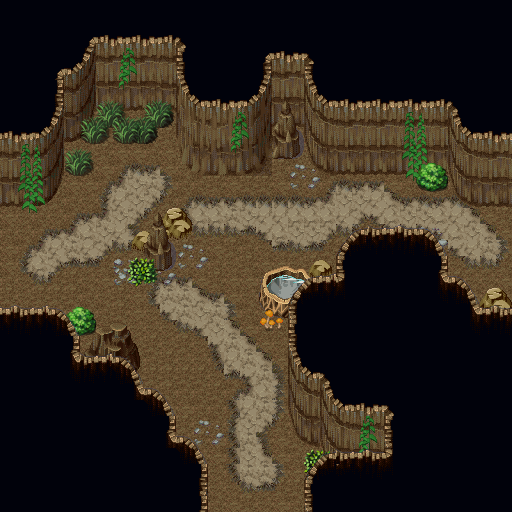

A level layout from a 2D game, rendered from its tile map. Below: a short description, then the map file with tile-grid data replaced by summaries:
An orthogonal 32x32 tile map with 16x16 px tiles, 10 tile layers (Ground, Dirt, Side walls, Rock walls, ...), 7 tilesets and 77 objects.

<map version="1.4" tiledversion="1.4.3" orientation="orthogonal" renderorder="left-up" width="32" height="32" tilewidth="16" tileheight="16" infinite="0" nextlayerid="19" nextobjectid="91">
 <tileset firstgid="1" source="Tilesets/VS Dungeon Set 01/_Tiled_Hanzo-Dungeon01VS.tsx" />
 <tileset firstgid="1025" source="Tilesets/VS Dungeon Set 01/_Tiled_AT-A5-DungeonVX01-Ground.tsx" />
 <tileset firstgid="1033" source="Tilesets/VS Dungeon Set 01/_Tiled_AT-A2-DungeonVX01-GroundTiles.tsx" />
 <tileset firstgid="1177" source="Tilesets/VS Cliff Set 01/Tiled/Hanzo-CliffSet02VS-1.tsx" />
 <tileset firstgid="2201" source="Tilesets/VS Dungeon Set 02/Hanzo-Dungeon02VSb.tsx" />
 <tileset firstgid="3225" source="Tilesets/VS Ruins Town/Hanzo-RuinsTown01VScopy.tsx" />
 <tileset firstgid="4249" source="Tilesets/VS Cliff Set 02/Hanzo-CliffSet02VS-2.tsx" />
 <group id="3" name="Layer 1">
  <layer id="1" name="Ground" width="32" height="32">
   <data>[1024 cells, 499 non-empty, 4 distinct tile ids]</data>
  </layer>
  <layer id="13" name="Dirt" width="32" height="32">
   <data>[1024 cells, 187 non-empty, 24 distinct tile ids]</data>
  </layer>
  <layer id="8" name="Side walls" width="32" height="32">
   <data>[1024 cells, 0 non-empty, 0 distinct tile ids]</data>
  </layer>
  <layer id="9" name="Rock walls" width="32" height="32">
   <data>[1024 cells, 151 non-empty, 55 distinct tile ids]</data>
  </layer>
  <layer id="14" name="BackObstacles" width="32" height="32">
   <data>[1024 cells, 32 non-empty, 24 distinct tile ids]</data>
  </layer>
  <layer id="12" name="Obstacles" width="32" height="32">
   <data>[1024 cells, 121 non-empty, 76 distinct tile ids]</data>
  </layer>
  <layer id="15" name="FrontObstacles" width="32" height="32">
   <data>[1024 cells, 26 non-empty, 24 distinct tile ids]</data>
  </layer>
 </group>
 <group id="4" name="Layer 2">
  <layer id="11" name="Rock (void)" width="32" height="32">
   <data>[1024 cells, 386 non-empty, 3 distinct tile ids]</data>
  </layer>
  <layer id="7" name="Walls" width="32" height="32">
   <data>[1024 cells, 166 non-empty, 50 distinct tile ids]</data>
  </layer>
  <layer id="18" name="ObstaclesP2" width="32" height="32">
   <data>[1024 cells, 5 non-empty, 5 distinct tile ids]</data>
  </layer>
 </group>
 <group id="21" name="Ops">
  <objectgroup color="#ff0000" id="16" name="Collision Layer">
   <object id="3" x="304" y="480" width="16" height="32" />
   <object id="4" x="288" y="432" width="32" height="16" />
   <object id="7" x="288" y="320" width="16" height="112" />
   <object id="8" x="256" y="256" width="96" height="64" />
   <object id="9" x="352" y="256" width="96" height="16" />
   <object id="11" x="464" y="336" width="48" height="16" />
   <object id="12" x="464" y="304" width="16" height="32" />
   <object id="13" x="432" y="304" width="32" height="16" />
   <object id="14" x="432" y="272" width="16" height="32" />
   <object id="15" x="480" y="288" width="32" height="32" />
   <object id="16" x="416" y="160" width="32" height="32" />
   <object id="18" x="448" y="176" width="16" height="32" />
   <object id="19" x="464" y="192" width="48" height="16" />
   <object id="20" x="304" y="160" width="112" height="16" />
   <object id="21" x="256" y="144" width="64" height="16" />
   <object id="23" x="192" y="160" width="80" height="16" />
   <object id="25" x="176" y="96" width="16" height="80" />
   <object id="26" x="96" y="96" width="80" height="16" />
   <object id="27" x="80" y="96" width="16" height="48" />
   <object id="28" x="64" y="128" width="16" height="16" />
   <object id="29" x="48" y="128" width="16" height="80" />
   <object id="30" x="0" y="192" width="48" height="16" />
   <object id="31" x="0" y="336" width="80" height="16" />
   <object id="32" x="64" y="352" width="16" height="48" />
   <object id="33" x="80" y="384" width="64" height="16" />
   <object id="34" x="128" y="400" width="16" height="32" />
   <object id="35" x="144" y="416" width="32" height="16" />
   <object id="36" x="160" y="432" width="16" height="48" />
   <object id="37" x="176" y="464" width="32" height="16" />
   <object id="38" x="192" y="480" width="16" height="32" />
   <object id="40" x="80" y="336" width="64" height="48" />
   <object id="42" x="144" y="240" width="32" height="32" />
   <object id="43" x="128" y="224" width="16" height="32" />
   <object id="44" x="144" y="224" width="16" height="16" />
   <object id="45" x="160" y="208" width="32" height="32" />
   <object id="46" x="64" y="304" width="32" height="32" />
   <object id="49" x="320" y="432" width="16" height="64" />
  </objectgroup>
  <objectgroup color="#00ffff" id="19" name="Walkable Layer">
   <object id="50" x="0" y="208" width="64" height="128" />
   <object id="51" x="64" y="144" width="64" height="160" />
   <object id="52" x="96" y="112" width="80" height="32" />
   <object id="54" x="128" y="144" width="32" height="80" />
   <object id="55" x="160" y="144" width="16" height="64" />
   <object id="56" x="96" y="304" width="160" height="32" />
   <object id="57" x="128" y="256" width="16" height="48" />
   <object id="58" x="144" y="272" width="112" height="32" />
   <object id="59" x="176" y="240" width="80" height="32" />
   <object id="60" x="176" y="176" width="240" height="32" />
   <object id="61" x="272" y="160" width="32" height="16" />
   <object id="62" x="192" y="208" width="320" height="32" />
   <object id="63" x="256" y="240" width="256" height="16" />
   <object id="64" x="448" y="256" width="32" height="48" />
   <object id="65" x="480" y="256" width="32" height="32" />
   <object id="66" x="416" y="192" width="32" height="16" />
   <object id="67" x="144" y="336" width="32" height="80" />
   <object id="68" x="176" y="336" width="112" height="128" />
   <object id="69" x="256" y="320" width="32" height="16" />
   <object id="70" x="208" y="464" width="96" height="48" />
   <object id="71" x="288" y="448" width="32" height="16" />
   <object id="72" x="304" y="464" width="16" height="16" />
  </objectgroup>
  <objectgroup color="#aa00ff" id="24" name="Portal Layer">
   <object id="73" x="240" y="336" width="48" height="48" />
   <object id="74" x="112" y="112" width="48" height="48" />
   <object id="75" x="448" y="240" width="48" height="48" />
   <object id="76" x="176" y="240" width="48" height="48" />
   <object id="77" x="144" y="368" width="48" height="48" />
   <object id="78" x="176" y="400" width="48" height="48" />
   <object id="79" x="0" y="288" width="48" height="48" />
   <object id="80" x="64" y="160" width="48" height="48" />
  </objectgroup>
  <objectgroup color="#dddd00" id="23" name="WS Layer">
   <object id="81" x="104.553" y="313.66">
    <point />
   </object>
   <object id="82" x="154.341" y="344.155">
    <point />
   </object>
   <object id="83" x="263.25" y="393.32">
    <point />
   </object>
   <object id="84" x="265.74" y="438.128">
    <point />
   </object>
   <object id="85" x="280.053" y="471.112">
    <point />
   </object>
   <object id="86" x="313.66" y="234.623">
    <point />
   </object>
   <object id="87" x="154.963" y="170.521">
    <point />
   </object>
   <object id="88" x="488.538" y="217.197">
    <point />
   </object>
   <object id="89" x="359.091" y="230.266">
    <point />
   </object>
   <object id="90" x="136.915" y="202.261">
    <point />
   </object>
  </objectgroup>
 </group>
</map>
